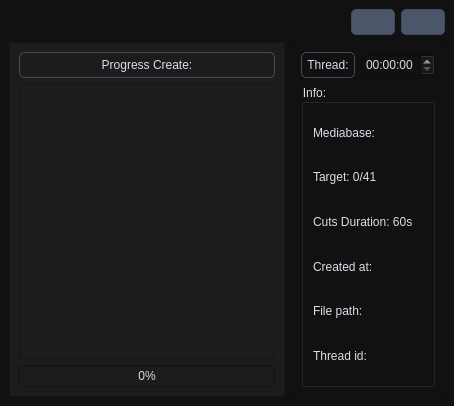
<?xml version="1.0" encoding="UTF-8"?>
<ui version="4.0">
 <class>MainWindow</class>
 <widget class="QMainWindow" name="MainWindow">
  <property name="geometry">
   <rect>
    <x>0</x>
    <y>0</y>
    <width>448</width>
    <height>406</height>
   </rect>
  </property>
  <property name="windowTitle">
   <string>MainWindow</string>
  </property>
  <property name="styleSheet">
   <string notr="true">QWidget {
    background-color: #111111;
    color: #D8DEE9;
}

QPushButton {
    background-color: #4C566A;
    border: 1px solid #434C5E;
    color: #D8DEE9;
    padding: 5px;
    border-radius: 5px;
}</string>
  </property>
  <widget class="QWidget" name="centralwidget">
   <layout class="QGridLayout" name="gridLayout_5">
    <item row="0" column="0" colspan="2">
     <layout class="QGridLayout" name="gridLayout_6">
      <item row="0" column="2">
       <widget class="QPushButton" name="close_window_button">
        <property name="sizePolicy">
         <sizepolicy hsizetype="Minimum" vsizetype="Fixed">
          <horstretch>0</horstretch>
          <verstretch>0</verstretch>
         </sizepolicy>
        </property>
        <property name="text">
         <string/>
        </property>
        <property name="icon">
         <iconset resource="../Qss/icons/_icons.qrc">
          <normaloff>:/feather/icons/feather/window_close.png</normaloff>:/feather/icons/feather/window_close.png</iconset>
        </property>
       </widget>
      </item>
      <item row="0" column="1">
       <widget class="QPushButton" name="minimize_window_button">
        <property name="sizePolicy">
         <sizepolicy hsizetype="Minimum" vsizetype="Fixed">
          <horstretch>0</horstretch>
          <verstretch>0</verstretch>
         </sizepolicy>
        </property>
        <property name="text">
         <string/>
        </property>
        <property name="icon">
         <iconset resource="../Qss/icons/_icons.qrc">
          <normaloff>:/feather/icons/feather/window_minimize.png</normaloff>:/feather/icons/feather/window_minimize.png</iconset>
        </property>
       </widget>
      </item>
      <item row="0" column="0">
       <spacer name="horizontalSpacer">
        <property name="orientation">
         <enum>Qt::Horizontal</enum>
        </property>
        <property name="sizeType">
         <enum>QSizePolicy::Maximum</enum>
        </property>
        <property name="sizeHint" stdset="0">
         <size>
          <width>364</width>
          <height>27</height>
         </size>
        </property>
       </spacer>
      </item>
     </layout>
    </item>
    <item row="1" column="1">
     <widget class="QFrame" name="frame">
      <property name="frameShape">
       <enum>QFrame::StyledPanel</enum>
      </property>
      <property name="frameShadow">
       <enum>QFrame::Raised</enum>
      </property>
      <layout class="QGridLayout" name="gridLayout_4">
       <item row="1" column="1">
        <widget class="QGroupBox" name="groupBox">
         <property name="minimumSize">
          <size>
           <width>0</width>
           <height>296</height>
          </size>
         </property>
         <property name="title">
          <string>Info:</string>
         </property>
         <layout class="QGridLayout" name="gridLayout_3">
          <item row="2" column="0">
           <layout class="QGridLayout" name="gridLayout_2">
            <item row="4" column="0">
             <widget class="QLabel" name="label">
              <property name="text">
               <string>Created at:</string>
              </property>
             </widget>
            </item>
            <item row="5" column="0">
             <widget class="QLabel" name="label_2">
              <property name="text">
               <string>File path:</string>
              </property>
             </widget>
            </item>
            <item row="1" column="0">
             <widget class="QLabel" name="label_8">
              <property name="text">
               <string>Mediabase:</string>
              </property>
             </widget>
            </item>
            <item row="3" column="0">
             <widget class="QLabel" name="label_7">
              <property name="text">
               <string>Cuts Duration: 60s</string>
              </property>
             </widget>
            </item>
            <item row="2" column="0">
             <widget class="QLabel" name="label_6">
              <property name="text">
               <string>Target: 0/41 </string>
              </property>
             </widget>
            </item>
            <item row="6" column="0">
             <widget class="QLabel" name="label_5">
              <property name="text">
               <string>Thread id:</string>
              </property>
             </widget>
            </item>
           </layout>
          </item>
         </layout>
        </widget>
       </item>
       <item row="0" column="1">
        <layout class="QGridLayout" name="gridLayout">
         <item row="0" column="0">
          <widget class="QPushButton" name="pushButton_14">
           <property name="styleSheet">
            <string notr="true">
QPushButton {
    background-color: #111111;
    border: 1px solid #434C5E;
    color: #D8DEE9;
    padding: 5px;
    border-radius: 5px;
}</string>
           </property>
           <property name="text">
            <string>Thread:</string>
           </property>
           <property name="icon">
            <iconset>
             <normaloff>icons/icons8-pushpin-48.png</normaloff>icons/icons8-pushpin-48.png</iconset>
           </property>
           <property name="iconSize">
            <size>
             <width>15</width>
             <height>16</height>
            </size>
           </property>
          </widget>
         </item>
         <item row="0" column="1">
          <widget class="QTimeEdit" name="timeEdit"/>
         </item>
        </layout>
       </item>
      </layout>
     </widget>
    </item>
    <item row="1" column="0">
     <widget class="QFrame" name="frame_6">
      <property name="minimumSize">
       <size>
        <width>0</width>
        <height>185</height>
       </size>
      </property>
      <property name="maximumSize">
       <size>
        <width>16777215</width>
        <height>16777215</height>
       </size>
      </property>
      <property name="baseSize">
       <size>
        <width>0</width>
        <height>0</height>
       </size>
      </property>
      <property name="styleSheet">
       <string notr="true">QWidget {
    background-color: #1C1C1C;
    color: #D8DEE9;
}</string>
      </property>
      <property name="frameShape">
       <enum>QFrame::StyledPanel</enum>
      </property>
      <property name="frameShadow">
       <enum>QFrame::Raised</enum>
      </property>
      <layout class="QGridLayout" name="gridLayout_35">
       <item row="1" column="0">
        <widget class="QPushButton" name="pushButton_13">
         <property name="styleSheet">
          <string notr="true"/>
         </property>
         <property name="text">
          <string>Progress Create:</string>
         </property>
         <property name="icon">
          <iconset>
           <normaloff>icons/icons8-label-emoji-48.png</normaloff>icons/icons8-label-emoji-48.png</iconset>
         </property>
         <property name="iconSize">
          <size>
           <width>44</width>
           <height>17</height>
          </size>
         </property>
        </widget>
       </item>
       <item row="3" column="0">
        <widget class="QProgressBar" name="progressBar_5">
         <property name="value">
          <number>0</number>
         </property>
        </widget>
       </item>
       <item row="2" column="0">
        <widget class="QTextEdit" name="textEdit_10">
         <property name="sizePolicy">
          <sizepolicy hsizetype="Minimum" vsizetype="Minimum">
           <horstretch>0</horstretch>
           <verstretch>0</verstretch>
          </sizepolicy>
         </property>
         <property name="minimumSize">
          <size>
           <width>0</width>
           <height>0</height>
          </size>
         </property>
         <property name="maximumSize">
          <size>
           <width>16777215</width>
           <height>16777215</height>
          </size>
         </property>
        </widget>
       </item>
      </layout>
     </widget>
    </item>
   </layout>
  </widget>
 </widget>
 <resources>
  <include location="../Qss/icons/_icons.qrc"/>
 </resources>
 <connections/>
</ui>
